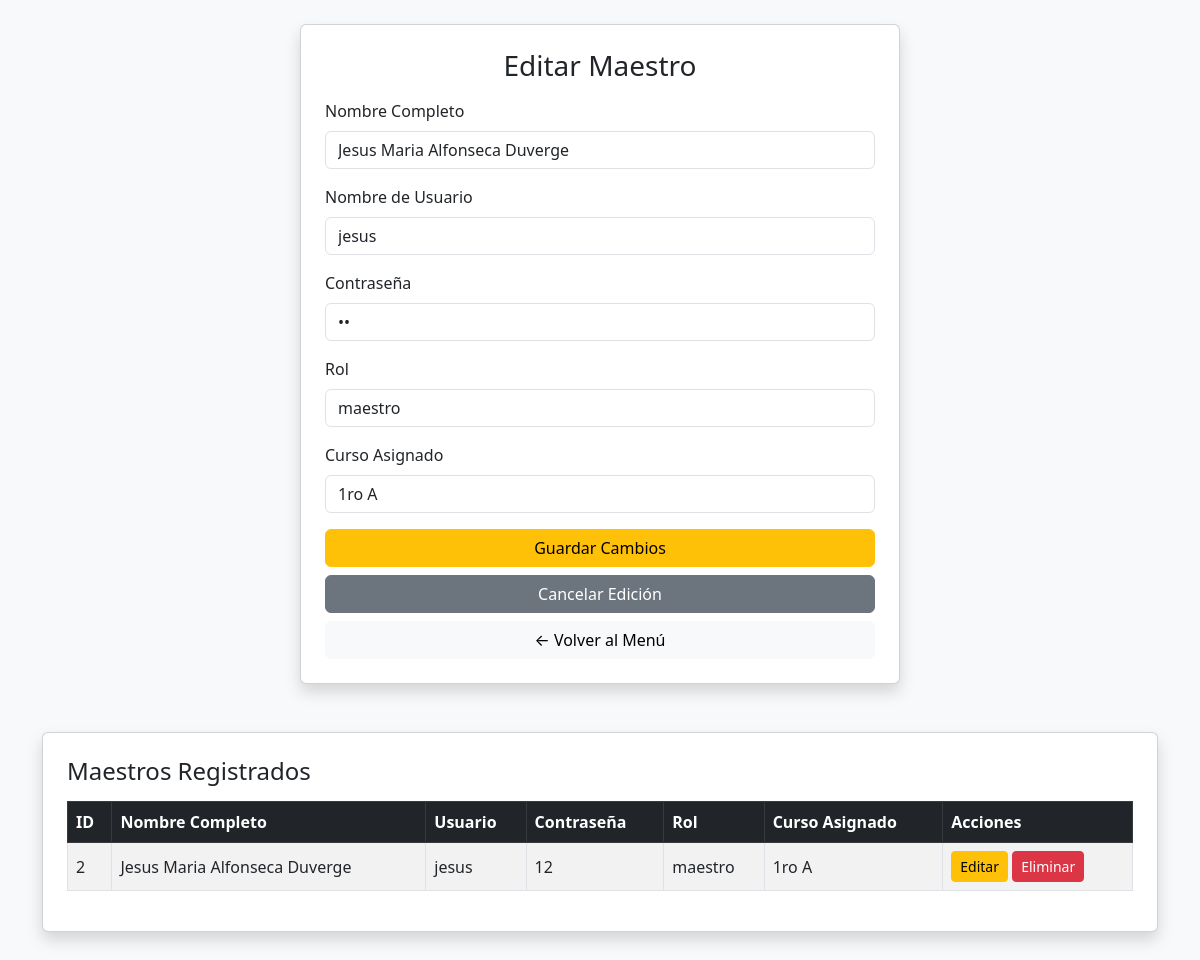
Screenshot of /registrar_usuario?edit_id=2 (signed in) with the database file from the repository.
### tables this page shows
CREATE TABLE usuarios (
            id INTEGER PRIMARY KEY AUTOINCREMENT,
            username TEXT UNIQUE NOT NULL,
            password TEXT NOT NULL,
            rol TEXT NOT NULL,
            nombre_completo TEXT,
            curso_asignado TEXT
        );

### app.py (the view, shortened to what this page needs)
@app.route('/registrar_usuario', methods=['GET', 'POST'])
def registrar_usuario():
    if session.get('rol') not in ['oficina', 'admin']:
        flash('Acceso denegado.', 'danger')
        return redirect(url_for('menu'))
    conn = get_db_connection()
    edit_id = request.args.get('edit_id')
    maestro_a_editar = conn.execute("SELECT * FROM usuarios WHERE id = ?", (edit_id,)).fetchone() if edit_id else None
    maestros = conn.execute("SELECT * FROM usuarios WHERE LOWER(rol) = 'maestro'").fetchall()
    conn.close()
    return render_template('registrar_usuario.html', maestros=maestros, maestro_a_editar=maestro_a_editar)

### app.py (called while the page is built)
def get_db_connection():
    conn = sqlite3.connect('sigem_ml.db')
    conn.row_factory = sqlite3.Row
    return conn

### templates/registrar_usuario.html (shortened to what this page needs)
<!DOCTYPE html>
<html lang="es">
<head>
    <link href="https://cdn.jsdelivr.net/npm/bootstrap@5.3.0/dist/css/bootstrap.min.css" rel="stylesheet">
</head>
<body class="bg-light">
    <div class="container mt-4 mb-5">
        <div class="card shadow p-4 mx-auto" style="max-width: 600px;">
            <h3 class="mb-3 text-center">
                {% if maestro_a_editar %} Editar Maestro {% else %} Registrar Nuevo Maestro {% endif %}
            </h3>
            <form action="{{ url_for('registrar_usuario') }}" method="POST">
                <div class="mb-3">
                    <label for="nombre_completo" class="form-label">Nombre Completo</label>
                    <input type="text" class="form-control" id="nombre_completo" name="nombre_completo"
                           value="{{ maestro_a_editar['nombre_completo'] if maestro_a_editar else '' }}" placeholder="Ej. Juan Pérez" required>
                </div>
                <div class="mb-3">
                    <label for="nombre_usuario" class="form-label">Nombre de Usuario</label>
                    <input type="text" class="form-control" id="nombre_usuario" name="nombre_usuario"
                           value="{{ maestro_a_editar['username'] if maestro_a_editar else '' }}" required>
                </div>
                <div class="mb-3">
                    <label for="contrasena" class="form-label">Contraseña</label>
                    <input type="password" class="form-control" id="contrasena" name="contrasena"
                           value="{{ maestro_a_editar['password'] if maestro_a_editar else '' }}" required>
                </div>
                <div class="mb-3">
                    <label for="rol" class="form-label">Rol</label>
                    <input type="text" class="form-control" id="rol" name="rol" value="maestro" readonly>
                </div>
                <div class="mb-3">
                    <label for="curso_asignado" class="form-label">Curso Asignado</label>
                    <select class="form-control" id="curso_asignado" name="curso_asignado" required>
                        <option value="1ro A" {% if maestro_a_editar and maestro_a_editar['curso_asignado'] == '1ro A' %}selected{% endif %}>1ro A</option>
                    </select>
                </div>
                <button type="submit" class="btn {% if maestro_a_editar %}btn-warning{% else %}btn-primary{% endif %} w-100 mb-2">
                    {% if maestro_a_editar %} Guardar Cambios {% else %} Registrar {% endif %}
                </button>
                {% if maestro_a_editar %}
                    <a href="{{ url_for('registrar_usuario') }}" class="btn btn-secondary w-100 mb-2">Cancelar Edición</a>
                {% endif %}
                <a href="{{ url_for('index') }}" class="btn btn-light w-100">← Volver al Menú</a>
            </form>
        </div>
        <div class="card shadow p-4 mt-5">
            <h4 class="mb-3">Maestros Registrados</h4>
            <div class="table-responsive">
                <table class="table table-striped table-bordered align-middle">
                    <thead class="table-dark">
                        <tr>
                            <th>ID</th>
                            <th>Nombre Completo</th>
                            <th>Usuario</th>
                            <th>Contraseña</th>
                            <th>Rol</th>
                            <th>Curso Asignado</th>
                            <th>Acciones</th>
                        </tr>
                    </thead>
                    <tbody>
                        {% for maestro in maestros %}
                        <tr>
                            <td>{{ maestro['id'] }}</td>
                            <td>{{ maestro['nombre_completo'] }}</td>
                            <td>{{ maestro['username'] }}</td>
                            <td>{{ maestro['password'] }}</td>
                            <td>{{ maestro['rol'] }}</td>
                            <td>{{ maestro['curso_asignado'] }}</td>
                            <td>
                                <a href="{{ url_for('registrar_usuario', edit_id=maestro['id']) }}" class="btn btn-sm btn-warning">Editar</a>
                                <a href="{{ url_for('eliminar_usuario', id=maestro['id']) }}" class="btn btn-sm btn-danger" onclick="return confirm('¿Estás seguro de que deseas eliminar a este maestro?');">Eliminar</a>
                            </td>
                        </tr>
                        {% else %}
                        <tr>
                            <td colspan="7" class="text-center text-muted">No hay maestros registrados todavía.</td>
                        </tr>
                        {% endfor %}
                    </tbody>
                </table>
            </div>
        </div>
    </div>
</body>
</html>

### rows the page displays
usuarios: nombre_completo "Jesus Maria Alfonseca Duverge", nombre_usuario "jesus", curso_asignado "1ro A", id "2", username "jesus", password "12", rol "maestro"
